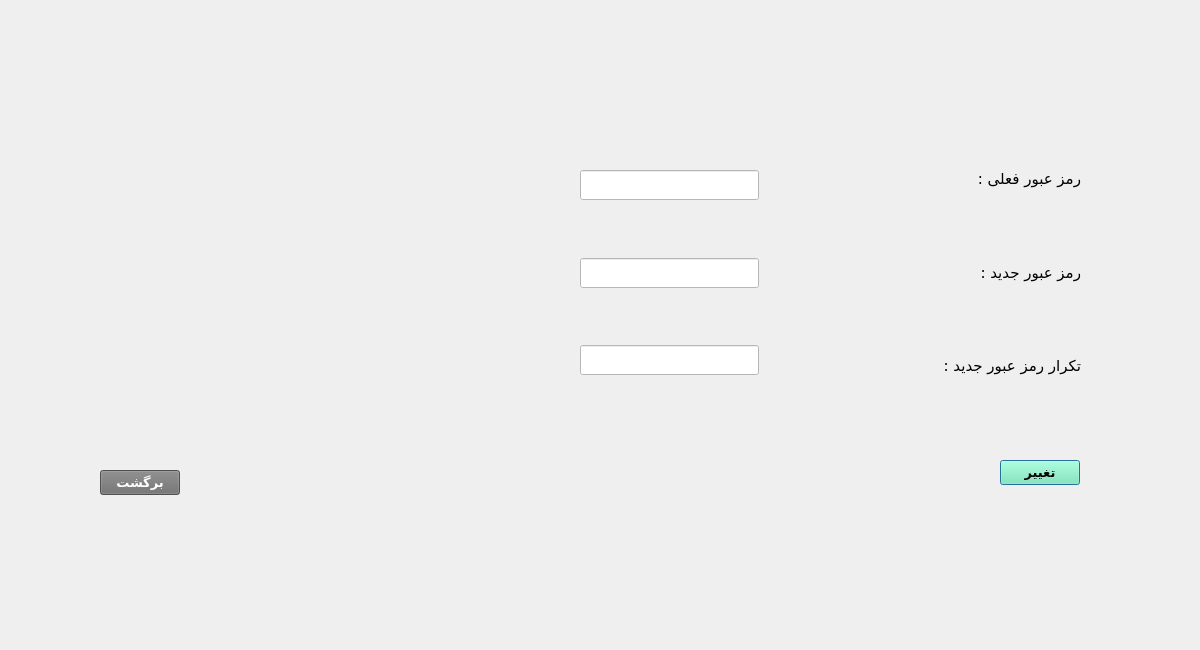
<?xml version="1.0" encoding="UTF-8"?>
<ui version="4.0">
 <class>TeacherChangePassword</class>
 <widget class="QDialog" name="TeacherChangePassword">
  <property name="geometry">
   <rect>
    <x>0</x>
    <y>0</y>
    <width>1200</width>
    <height>650</height>
   </rect>
  </property>
  <property name="windowTitle">
   <string>Dialog</string>
  </property>
  <widget class="QPushButton" name="pushButton">
   <property name="geometry">
    <rect>
     <x>1000</x>
     <y>460</y>
     <width>80</width>
     <height>25</height>
    </rect>
   </property>
   <property name="font">
    <font>
     <family>B Nazanin</family>
     <pointsize>10</pointsize>
     <weight>75</weight>
     <bold>true</bold>
    </font>
   </property>
   <property name="styleSheet">
    <string notr="true">background-color: rgb(118, 240, 179)</string>
   </property>
   <property name="text">
    <string>تغییر</string>
   </property>
  </widget>
  <widget class="QPushButton" name="pushButton_2">
   <property name="geometry">
    <rect>
     <x>100</x>
     <y>470</y>
     <width>80</width>
     <height>25</height>
    </rect>
   </property>
   <property name="font">
    <font>
     <family>B Nazanin</family>
     <pointsize>10</pointsize>
     <weight>75</weight>
     <bold>true</bold>
    </font>
   </property>
   <property name="styleSheet">
    <string notr="true">background-color:rgb(111, 111, 111);
color: white;</string>
   </property>
   <property name="text">
    <string>برگشت</string>
   </property>
  </widget>
  <widget class="QWidget" name="layoutWidget">
   <property name="geometry">
    <rect>
     <x>580</x>
     <y>170</y>
     <width>501</width>
     <height>205</height>
    </rect>
   </property>
   <layout class="QHBoxLayout" name="horizontalLayout">
    <item>
     <layout class="QVBoxLayout" name="verticalLayout_3">
      <item>
       <widget class="QLineEdit" name="lineEdit_oldPass">
        <property name="minimumSize">
         <size>
          <width>142</width>
          <height>30</height>
         </size>
        </property>
        <property name="styleSheet">
         <string notr="true">background-color: white
</string>
        </property>
       </widget>
      </item>
      <item>
       <spacer name="verticalSpacer_6">
        <property name="orientation">
         <enum>Qt::Vertical</enum>
        </property>
        <property name="sizeHint" stdset="0">
         <size>
          <width>20</width>
          <height>40</height>
         </size>
        </property>
       </spacer>
      </item>
      <item>
       <widget class="QLineEdit" name="lineEdit_newPass">
        <property name="minimumSize">
         <size>
          <width>0</width>
          <height>30</height>
         </size>
        </property>
        <property name="font">
         <font>
          <pointsize>9</pointsize>
         </font>
        </property>
        <property name="styleSheet">
         <string notr="true">background-color: white</string>
        </property>
        <property name="echoMode">
         <enum>QLineEdit::Password</enum>
        </property>
       </widget>
      </item>
      <item>
       <spacer name="verticalSpacer_3">
        <property name="orientation">
         <enum>Qt::Vertical</enum>
        </property>
        <property name="sizeHint" stdset="0">
         <size>
          <width>20</width>
          <height>40</height>
         </size>
        </property>
       </spacer>
      </item>
      <item>
       <widget class="QLineEdit" name="lineEdit_repeatNewPass">
        <property name="minimumSize">
         <size>
          <width>0</width>
          <height>30</height>
         </size>
        </property>
        <property name="font">
         <font>
          <pointsize>9</pointsize>
         </font>
        </property>
        <property name="styleSheet">
         <string notr="true">background-color: white</string>
        </property>
        <property name="echoMode">
         <enum>QLineEdit::Password</enum>
        </property>
       </widget>
      </item>
     </layout>
    </item>
    <item>
     <layout class="QVBoxLayout" name="verticalLayout_2">
      <item>
       <spacer name="horizontalSpacer_5">
        <property name="orientation">
         <enum>Qt::Horizontal</enum>
        </property>
        <property name="sizeHint" stdset="0">
         <size>
          <width>40</width>
          <height>20</height>
         </size>
        </property>
       </spacer>
      </item>
      <item>
       <spacer name="verticalSpacer_5">
        <property name="orientation">
         <enum>Qt::Vertical</enum>
        </property>
        <property name="sizeHint" stdset="0">
         <size>
          <width>20</width>
          <height>40</height>
         </size>
        </property>
       </spacer>
      </item>
      <item>
       <spacer name="horizontalSpacer">
        <property name="orientation">
         <enum>Qt::Horizontal</enum>
        </property>
        <property name="sizeType">
         <enum>QSizePolicy::Minimum</enum>
        </property>
        <property name="sizeHint" stdset="0">
         <size>
          <width>160</width>
          <height>20</height>
         </size>
        </property>
       </spacer>
      </item>
      <item>
       <spacer name="verticalSpacer_2">
        <property name="orientation">
         <enum>Qt::Vertical</enum>
        </property>
        <property name="sizeHint" stdset="0">
         <size>
          <width>20</width>
          <height>40</height>
         </size>
        </property>
       </spacer>
      </item>
      <item>
       <spacer name="horizontalSpacer_2">
        <property name="orientation">
         <enum>Qt::Horizontal</enum>
        </property>
        <property name="sizeType">
         <enum>QSizePolicy::Minimum</enum>
        </property>
        <property name="sizeHint" stdset="0">
         <size>
          <width>160</width>
          <height>20</height>
         </size>
        </property>
       </spacer>
      </item>
     </layout>
    </item>
    <item>
     <layout class="QVBoxLayout" name="verticalLayout">
      <item>
       <widget class="QLabel" name="label">
        <property name="font">
         <font>
          <family>B Koodak</family>
          <pointsize>11</pointsize>
         </font>
        </property>
        <property name="text">
         <string>رمز عبور فعلی :</string>
        </property>
       </widget>
      </item>
      <item>
       <spacer name="verticalSpacer_4">
        <property name="orientation">
         <enum>Qt::Vertical</enum>
        </property>
        <property name="sizeHint" stdset="0">
         <size>
          <width>20</width>
          <height>40</height>
         </size>
        </property>
       </spacer>
      </item>
      <item>
       <widget class="QLabel" name="label_newPass">
        <property name="font">
         <font>
          <family>B Koodak</family>
          <pointsize>11</pointsize>
         </font>
        </property>
        <property name="text">
         <string>رمز عبور جدید :</string>
        </property>
       </widget>
      </item>
      <item>
       <spacer name="verticalSpacer">
        <property name="orientation">
         <enum>Qt::Vertical</enum>
        </property>
        <property name="sizeHint" stdset="0">
         <size>
          <width>20</width>
          <height>40</height>
         </size>
        </property>
       </spacer>
      </item>
      <item>
       <widget class="QLabel" name="label_repeatNewPass">
        <property name="font">
         <font>
          <family>B Koodak</family>
          <pointsize>11</pointsize>
         </font>
        </property>
        <property name="text">
         <string>تکرار رمز عبور جدید :</string>
        </property>
       </widget>
      </item>
     </layout>
    </item>
   </layout>
  </widget>
 </widget>
 <resources/>
 <connections/>
</ui>
